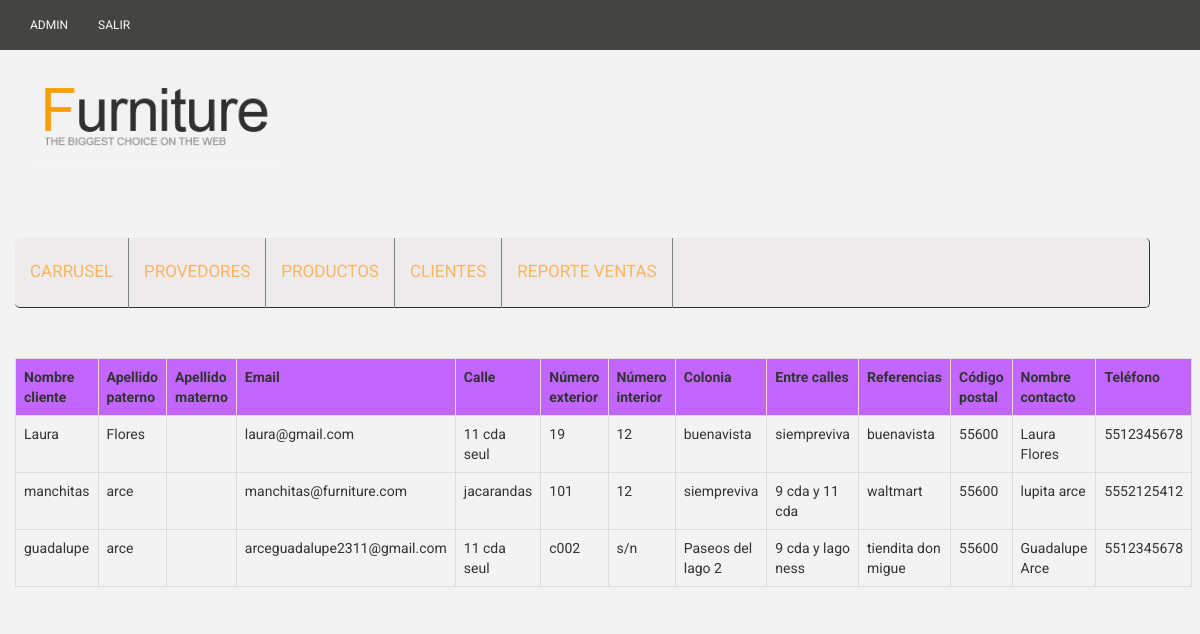
The page /queryCustomers.php (signed in) on the database its author committed.
### tables this page shows
CREATE TABLE `pv_usuario` (
  `id_usuario` int(11) NOT NULL AUTO_INCREMENT,
  `nom_user` varchar(45) DEFAULT NULL,
  `password` varchar(255) DEFAULT NULL,
  `email` varchar(255) DEFAULT NULL,
  `id_categoria` int(11) NOT NULL,
  `id_cliente` int(11) DEFAULT NULL,
  PRIMARY KEY (`id_usuario`),
  KEY `fk_PV_USUARIO_PV_CATEGORIA_USUARIO_idx` (`id_categoria`),
  KEY `fk_PV_USUARIO_PV_CLIENTE` (`id_cliente`),
  CONSTRAINT `fk_PV_USUARIO_PV_CATEGORIA_USUARIO` FOREIGN KEY (`id_categoria`) REFERENCES `pv_categoria_usuario` (`id_categoria`) ON DELETE NO ACTION ON UPDATE NO ACTION,
  CONSTRAINT `fk_PV_USUARIO_PV_CLIENTE` FOREIGN KEY (`id_cliente`) REFERENCES `pv_cliente` (`id_cliente`) ON DELETE NO ACTION ON UPDATE NO ACTION
);

CREATE TABLE `pv_cliente` (
  `id_cliente` int(11) NOT NULL AUTO_INCREMENT,
  `nombre_cliente` varchar(45) DEFAULT NULL,
  `ap_paterno_cliente` varchar(45) DEFAULT NULL,
  `ap_materno_cliente` varchar(45) DEFAULT NULL,
  `codigo_postal` int(11) DEFAULT NULL,
  `calle` varchar(255) DEFAULT NULL,
  `numero_exterior` varchar(50) DEFAULT NULL,
  `numero_interior` varchar(50) DEFAULT NULL,
  `entre_calles` varchar(512) DEFAULT NULL,
  `referencias` varchar(255) DEFAULT NULL,
  `id_estado` int(11) DEFAULT NULL,
  `id_municipio` int(11) DEFAULT NULL,
  `colonia` varchar(255) DEFAULT NULL,
  `nombre_contacto` varchar(255) DEFAULT NULL,
  `telefono` bigint(20) DEFAULT NULL,
  PRIMARY KEY (`id_cliente`),
  KEY `fk_PV_CLIENTE_PV_ESTADO` (`id_estado`),
  KEY `fk_PV_CLIENTE_PV_MUNICIPIO` (`id_municipio`),
  CONSTRAINT `fk_PV_CLIENTE_PV_ESTADO` FOREIGN KEY (`id_estado`) REFERENCES `pv_estado` (`id_estado`) ON DELETE NO ACTION ON UPDATE NO ACTION,
  CONSTRAINT `fk_PV_CLIENTE_PV_MUNICIPIO` FOREIGN KEY (`id_municipio`) REFERENCES `pv_municipio` (`id_municipio`) ON DELETE NO ACTION ON UPDATE NO ACTION
);

### queryCustomers.php (the view, shortened to what this page needs)
<!DOCTYPE html>
<html lang="en">
<head>
    <link href="css/bootstrap.min.css" rel="stylesheet">
    <link href="css/font-awesome.min.css" rel="stylesheet">
    <link href="css/prettyPhoto.css" rel="stylesheet">
    <link href="css/price-range.css" rel="stylesheet">
    <link href="css/animate.css" rel="stylesheet">
  	<link href="css/main.css" rel="stylesheet">
  	<link href="css/responsive.css" rel="stylesheet">
    <link href="css/furniture.css" rel="stylesheet">
</head>
<body>
	<header id="header">
    <?php include_once('headeradmin.php'); ?>
	</header>
	<section>
		<div class="container">
			<div class="row table-responsive">
        <table class="table table-bordered">
        <tr style="background-color: #c266ff;">
          <th>Nombre cliente</th>
          <th>Apellido paterno</th>
          <th>Apellido materno</th>
          <th>Email</th>
          <th>Calle</th>
          <th>Número exterior</th>
          <th>Número interior</th>
          <th>Colonia</th>
          <th>Entre calles</th>
          <th>Referencias</th>
          <th>Código postal</th>
          <th>Nombre contacto</th>
          <th>Teléfono</th>
        </tr>
        <?php
          include_once('conexion.php');
          $sql = "CALL spQueryCustomers ();";
          $result = $conn->query($sql);
          while($row = $result->fetch_assoc()) {
            echo "<tr>";
            echo "<td>" . $row['nombre_cliente'] . "</td>";
            echo "<td>" . $row['ap_paterno_cliente'] . "</td>";
            echo "<td>" . $row['ap_materno_cliente'] . "</td>";
            echo "<td>" . $row['email'] . "</td>";
            echo "<td>" . $row['calle'] . "</td>";
            echo "<td>" . $row['numero_exterior'] . "</td>";
            echo "<td>" . $row['numero_interior'] . "</td>";
            echo "<td>" . $row['colonia'] . "</td>";
            echo "<td>" . $row['entre_calles'] . "</td>";
            echo "<td>" . $row['referencias'] . "</td>";
            echo "<td>" . $row['codigo_postal'] . "</td>";
            echo "<td>" . $row['nombre_contacto'] . "</td>";
            echo "<td>" . $row['telefono'] . "</td>";
            echo "</tr>";
          }
        ?>
        </table>
			</div>
		</div>
	</section>
</body>
</html>

### css/main.css (style rules this page uses)
body { font-family: 'Roboto', sans-serif; background:#f3f3f3; position: relative; font-weight:400px; }

### rows shown on the page
pv_usuario: id_cliente.nombre_cliente "Laura", id_cliente.ap_paterno_cliente "Flores", email "laura@gmail.com", id_cliente.calle "11 cda seul", id_cliente.numero_exterior "19", id_cliente.numero_interior "12", id_cliente.colonia "buenavista", id_cliente.entre_calles "siempreviva", id_cliente.referencias "buenavista", id_cliente.codigo_postal "55600", id_cliente.nombre_contacto "Laura Flores", id_cliente.telefono "5512345678"
pv_usuario: id_cliente.nombre_cliente "manchitas", id_cliente.ap_paterno_cliente "arce", email "manchitas@furniture.com", id_cliente.calle "jacarandas", id_cliente.numero_exterior "101", id_cliente.numero_interior "12", id_cliente.colonia "siempreviva", id_cliente.entre_calles "9 cda y 11 cda", id_cliente.referencias "waltmart", id_cliente.codigo_postal "55600", id_cliente.nombre_contacto "lupita arce", id_cliente.telefono "5552125412"
pv_usuario: id_cliente.nombre_cliente "guadalupe", id_cliente.ap_paterno_cliente "arce", email "arceguadalupe2311@gmail.com", id_cliente.calle "11 cda seul", id_cliente.numero_exterior "c002", id_cliente.numero_interior "s/n", id_cliente.colonia "Paseos del lago 2", id_cliente.entre_calles "9 cda y lago ness", id_cliente.referencias "tiendita don migue", id_cliente.codigo_postal "55600", id_cliente.nombre_contacto "Guadalupe Arce", id_cliente.telefono "5512345678"

### other values the page prints
$_SESSION['name'] "ADMIN"
